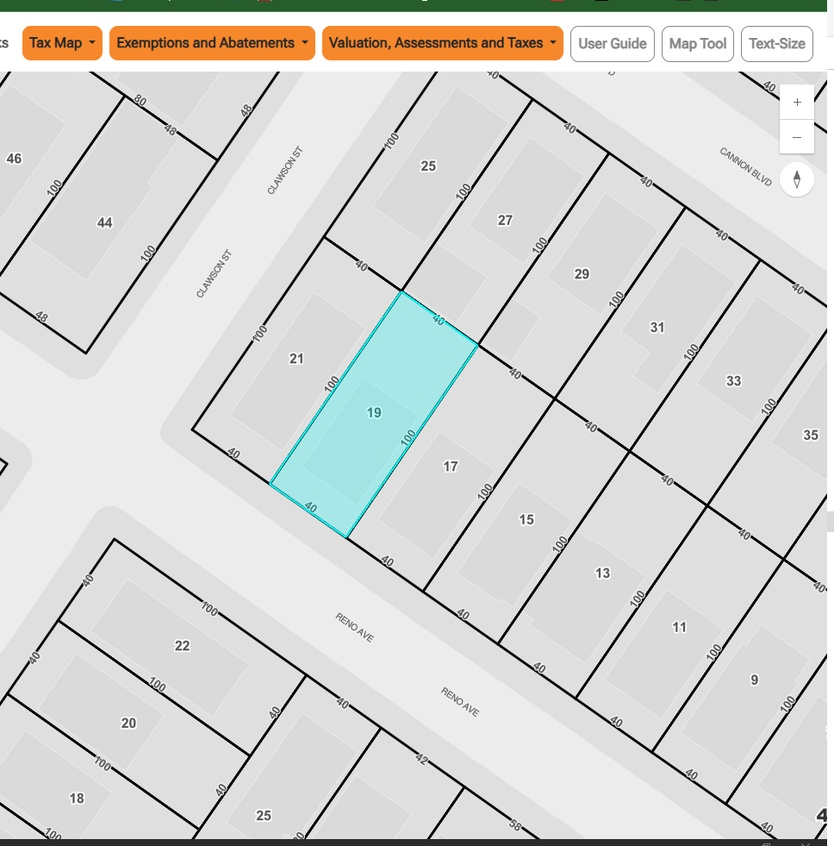
#> input picture tests/data/tax_map_staten_island_4252_19.jpg, 834 x 846 px, shrunk from 968 x 981 before the run
$ python -i front_street.py   (imports and definitions only)
#> lines starting #> are read from the running program, lines starting #| are printed output that depends on the picture
"""
Шаг 0: угол фронтальной улицы нашего лота к северу — оценкой по снимку карты.

Север на снимке tax map смотрит строго вверх. Угол — ориентация линии
улицы **по часовой стрелке от севера**, в градусах ``[0, 180)``: 0 — улица
идёт север–юг, 90 — запад–восток (у линии нет направления, поэтому 180).

Тот же угол в том же запросе называет и Vision-модель (соседи по карте);
здесь — две независимые программные оценки, чтобы было что сравнивать:

1. ``estimate_hough_lines`` — отрезки прямых (Canny + Hough, OpenCV, если
   установлен): доминирующее семейство направлений, взвешенное по длине.
2. ``estimate_structure_tensor`` — поле градиентов яркости (только numpy):
   структурный тензор даёт главную ось линий без поиска самих отрезков.

На реальной карте всегда есть ДВА перпендикулярных семейства линий
(улицы и авеню, фасады и боковые межи), поэтому глобальное среднее по всем
направлениям бессмысленно — оценки ищут семейство, а не среднее. Какое из
двух семейств — фронтальное, подсказывает сам снимок: за фасадной стороной
выделенного голубым участка лежит улица — одна огромная связная область
без меж через весь блок, а за боковыми и задней — соседние участки,
каждый областью размером с наш (``_parcel_anchor``). Яркость заливки не
подсказывает: на живых картах участки такие же серые, как улица. Без
голубой подсветки оценка отрезков честно берёт доминирующее семейство
сетки, а тензорная может отказаться (``None``) — это лучше выдуманного
числа.

Клиент сам сравнивает значения (JSON-кэш — ``map_angle_cache.py``) и
применяет самое точное; программа выбор за него не делает.
"""

from __future__ import annotations

import math
from pathlib import Path
from typing import Optional

#: Минимальная согласованность направлений внутри семейства, ниже — не верим.
_MIN_AGREEMENT = 0.5
#: Доля общей длины отрезков, которую должно держать доминирующее семейство.
_MIN_CLUSTER_SHARE = 0.35
#: Когерентность тензора без привязки к участку (смешанные семейства гасят её).
_MIN_COHERENCE = 0.15
#: Когерентность тензора по градиентам одного семейства.
_MIN_COHERENCE_FAMILY = 0.30
#: Улица за фасадной стороной — связная область без меж площадью заметно
#: больше самого участка (полоса через весь блок); соседний участок даёт
#: область примерно его размера. Порог — между этими масштабами.
_STREET_REGION_MIN_RATIO = 1.5


def normalize_line_angle(deg: float) -> float:
    """Ориентация линии — в ``[0, 180)``: у линии нет направления."""
    return float(deg) % 180.0


def angle_difference(a: float, b: float) -> float:
    """Расстояние между ориентациями линий, градусы ``[0, 90]``."""
    diff = abs(normalize_line_angle(a) - normalize_line_angle(b)) % 180.0
    return min(diff, 180.0 - diff)


def _bearing_from_image_dir(dx: float, dy: float) -> float:
    """
    Направление (dx, dy) в координатах картинки (y вниз) -> градусы по
    часовой от севера (север — вверх, (0, -1)).
    """
    return normalize_line_angle(math.degrees(math.atan2(dx, -dy)))


def _axis_deg_from_bearing(bearing_deg: float) -> float:
    """Обратное преобразование: азимут -> угол оси от оси X картинки (y вниз)."""
    rad = math.radians(float(bearing_deg))
    return math.degrees(math.atan2(-math.cos(rad), math.sin(rad)))


def _double_angle_mean(angles_deg, weights) -> tuple[float, float]:
    """Круговое среднее ориентаций линий (углы удваиваются: период 180)."""
    sx = sy = total = 0.0
    for angle, weight in zip(angles_deg, weights):
        doubled = math.radians(2.0 * float(angle))
        sx += math.cos(doubled) * float(weight)
        sy += math.sin(doubled) * float(weight)
        total += float(weight)
    if total <= 0:
        return 0.0, 0.0
    agreement = math.hypot(sx, sy) / total
    mean = 0.5 * math.degrees(math.atan2(sy, sx))
    return normalize_line_angle(mean), agreement


# [21 lines left out: function _dominant_cluster, not called in this run]


def _parcel_anchor(image) -> tuple[tuple[int, int, int, int] | None, float | None]:
    """
    Голубой участок на снимке: (рамка, азимут фронтального семейства | None).

    Кандидаты в семейства — главная ось контура участка и ось поперёк неё.
    Фронтальное — то, за крайней стороной которого лежит не соседний
    участок (связная область без меж размером с наш), а улица: одна
    огромная область через весь блок. Проба яркостью здесь не работает:
    на живых tax map заливка участков такая же серая, как улица, и проба
    честно называла «улицей» боковые стороны (живой случай 25.11.2026,
    Reno Ave: обе оценки ушли на перпендикулярное семейство — 34° вместо
    125°). Угловой участок смотрит на улицу двумя семействами — берём то,
    у которого длиннее фасад. Не вышло — None: оценки тогда обойдутся без
    привязки к фасаду.
    """
    try:
        import numpy as np

        arr = np.asarray(image.convert("RGB")).astype(np.int32)
        if arr.ndim != 3 or arr.shape[2] < 3:
            return None, None
        red, green, blue = arr[..., 0], arr[..., 1], arr[..., 2]
        cyan = (green - red > 25) & (blue - red > 25) & (green > 120)
        if int(cyan.sum()) < 300:
            return None, None
        mask = cyan
        try:
            import cv2

            count, labels, stats, _centroids = cv2.connectedComponentsWithStats(
                cyan.astype(np.uint8), 8)
            if count > 1:
                biggest = 1 + int(np.argmax(stats[1:, cv2.CC_STAT_AREA]))
                mask = labels == biggest
                if int(mask.sum()) < 300:
                    return None, None
        except Exception:  # noqa: BLE001 - без OpenCV берём всю подсветку как есть
            pass
        ys, xs = np.nonzero(mask)
        bbox = (int(xs.min()), int(ys.min()), int(xs.max()), int(ys.max()))

        # Семейства-кандидаты: стороны описанного прямоугольника участка.
        # Тензор по маске здесь ненадёжен: подписи внутри участка и
        # скруглённые углы делают его почти изотропным.
        family_a: float | None = None
        try:
            import cv2

            contours, _hierarchy = cv2.findContours(
                mask.astype(np.uint8), cv2.RETR_EXTERNAL, cv2.CHAIN_APPROX_SIMPLE)
            if contours:
                contour = max(contours, key=cv2.contourArea)
                points = np.asarray(
                    cv2.boxPoints(cv2.minAreaRect(contour)), dtype=np.float64,
                ).reshape(4, 2)
                for i in range(4):
                    x1, y1 = points[i]
                    x2, y2 = points[(i + 1) % 4]
                    if math.hypot(float(x2 - x1), float(y2 - y1)) >= 20.0:
                        family_a = _bearing_from_image_dir(
                            float(x2 - x1), float(y2 - y1))
                        break
        except Exception:  # noqa: BLE001 - нет OpenCV: семейства не знаем
            family_a = None
        if family_a is None:
            return bbox, None
        candidates = (family_a, normalize_line_angle(family_a + 90.0))

        luminance = arr.mean(axis=2)
        height, width = luminance.shape
        xf = xs.astype(np.float64)
        yf = ys.astype(np.float64)

        # Области без меж: тёмные линии (и подписи) — перегородки, чуть
        # расширенные, чтобы цифры размеров на линиях не пробивали дыр.
        try:
            import cv2

            sealed = cv2.dilate(
                (luminance < 120).astype(np.uint8), np.ones((5, 5), np.uint8))
            _count, regions, region_stats, _centroids = (
                cv2.connectedComponentsWithStats((1 - sealed).astype(np.uint8), 8))
        except Exception:  # noqa: BLE001 - нет OpenCV: фронта не знаем
            return bbox, None
        parcel_area = float(mask.sum())

        def _outside_region(family: float, proj_l, proj_n, lx, ly, nx, ny,
                            side: float) -> tuple[float, float]:
            """(площадь области за стороной, её доля в пробе); (0, 0) — нет данных."""
            extreme = float(proj_n.max() if side > 0 else proj_n.min())
            span = float(proj_l.max() - proj_l.min())
            labels: list[int] = []
            for offset in (6.0, 10.0, 14.0, 18.0, 22.0):
                for fraction in np.linspace(0.06, 0.94, 30):
                    along = float(proj_l.min()) + float(fraction) * span
                    normal_at = extreme + side * offset
                    px = int(round(lx * along + nx * normal_at))
                    py = int(round(ly * along + ny * normal_at))
                    if 0 <= px < width and 0 <= py < height:
                        label = int(regions[py, px])
                        if label > 0:
                            labels.append(label)
            if not labels:
                return 0.0, 0.0
            values, counts = np.unique(labels, return_counts=True)
            top = int(np.argmax(counts))
            area = float(region_stats[int(values[top]), cv2.CC_STAT_AREA])
            return area, float(counts[top]) / len(labels)

        best: tuple[float, float] | None = None  # (длина фасада, семейство)
        for family in candidates:
            rad = math.radians(family)
            lx, ly = math.sin(rad), -math.cos(rad)   # вдоль улицы
            nx, ny = math.cos(rad), math.sin(rad)    # поперёк улицы
            proj_l = xf * lx + yf * ly
            proj_n = xf * nx + yf * ny
            for side in (-1.0, 1.0):
                area, cover = _outside_region(family, proj_l, proj_n, lx, ly, nx, ny, side)
                if area >= _STREET_REGION_MIN_RATIO * parcel_area and cover >= 0.5:
                    extent = float(proj_l.max() - proj_l.min())
                    if best is None or extent > best[0]:
                        best = (extent, family)
                    break
        return bbox, (best[1] if best else None)
    except Exception:  # noqa: BLE001 - якорь необязателен, падение = без якоря
        return None, None


def _image_angle_from_axis_deg(axis_deg_from_x: float) -> float:
    """Угол оси от оси X картинки (y вниз) -> ориентация к северу."""
    rad = math.radians(axis_deg_from_x)
    return _bearing_from_image_dir(math.cos(rad), math.sin(rad))


def estimate_structure_tensor(image) -> Optional[float]:
    """
    Главная ориентация линий по полю градиентов (numpy, без OpenCV).

    Градиент поперёк линии, поэтому ось линий — главная ось тензора минус
    90°. Считаем по окрестности голубого участка и, если фронтальное
    семейство известно, только по градиентам поперёк него: смешанные
    семейства на реальной карте иначе дают ось «между» ними. Когерентность
    ниже порога — честный ``None``.
    """
    try:
        import numpy as np
        from PIL import ImageFilter

        bbox, front = _parcel_anchor(image)
        view = image
        if bbox is not None:
            x0, y0, x1, y1 = bbox
            pad_x = int(0.6 * max(1, x1 - x0))
            pad_y = int(0.6 * max(1, y1 - y0))
            view = image.crop((
                max(0, x0 - pad_x), max(0, y0 - pad_y),
                min(image.width, x1 + pad_x), min(image.height, y1 + pad_y),
            ))
        # Сглаживание обязательно: без него дискретные градиенты диагональных
        # линий дают систематический сдвиг оси (на синтетике — до 8°).
        gray = np.asarray(view.convert("L").filter(ImageFilter.GaussianBlur(2)), dtype=np.float64)
        if gray.size == 0 or float(gray.max()) == float(gray.min()):
            return None
        gy, gx = np.gradient(gray)
        mag = np.hypot(gx, gy)
        if float(mag.max()) <= 0:
            return None
        # Только заметные границы: слабые градиенты — шум заливок и подписей.
        threshold = float(np.percentile(mag, 90))
        mask = mag >= max(threshold, 1e-9)
        if int(mask.sum()) < 50:
            return None
        gx_s, gy_s = gx[mask], gy[mask]
        weight = mag[mask] ** 2

        if front is not None:
            # Оставляем градиенты поперёк фронтального семейства (±20°).
            target_axis = (_axis_deg_from_bearing(front) + 90.0) % 180.0
            axes = np.degrees(np.arctan2(gy_s, gx_s)) % 180.0
            diff = np.abs(axes - target_axis) % 180.0
            diff = np.minimum(diff, 180.0 - diff)
            chosen = diff <= 20.0
            if float(weight[chosen].sum()) < 0.08 * float(weight.sum()):
                return None
            gx_s, gy_s, weight = gx_s[chosen], gy_s[chosen], weight[chosen]
            min_coherence = _MIN_COHERENCE_FAMILY
        else:
            min_coherence = _MIN_COHERENCE

        sxx = float(np.sum(weight * gx_s ** 2))
        syy = float(np.sum(weight * gy_s ** 2))
        sxy = float(np.sum(weight * gx_s * gy_s))
        total = sxx + syy
        if total <= 0:
            return None
        coherence = math.hypot(sxx - syy, 2.0 * sxy) / total
        if coherence < min_coherence:
            return None
        grad_axis = 0.5 * math.degrees(math.atan2(2.0 * sxy, sxx - syy))
        line_axis = grad_axis + 90.0
        return round(_image_angle_from_axis_deg(line_axis), 1)
    except Exception:  # noqa: BLE001 - оценка необязательна, падение = None
        return None


def estimate_hough_lines(image) -> Optional[float]:
    """
    Ориентация по отрезкам прямых (OpenCV Hough). Нет OpenCV — ``None``.

    Длинные отрезки весят больше: границы участков и бордюры улиц длиннее
    подписей. Берём не среднее по всем отрезкам (два перпендикулярных
    семейства его уводят), а отрезки фронтального семейства — если голубой
    участок нашёлся; иначе доминирующее семейство сетки. Слабая
    согласованность внутри семейства — ``None``.
    """
    try:
        import cv2
        import numpy as np

        gray = cv2.cvtColor(np.asarray(image.convert("RGB")), cv2.COLOR_RGB2GRAY)
        height, width = gray.shape[:2]
        min_dim = max(1, min(height, width))
        blurred = cv2.GaussianBlur(gray, (3, 3), 0)
        edges = cv2.Canny(blurred, 50, 150)
        segments = cv2.HoughLinesP(
            edges, 1.0, math.pi / 180.0,
            threshold=max(50, min_dim // 10),
            minLineLength=max(40, min_dim // 7),
            maxLineGap=12,
        )
        if segments is None or len(segments) == 0:
            return None
        angles: list[float] = []
        weights: list[float] = []
        # OpenCV 4: (N, 1, 4); OpenCV 5: (N, 4) — приводим к списку четвёрок.
        for x1, y1, x2, y2 in segments.reshape(-1, 4):
            dx, dy = float(x2 - x1), float(y2 - y1)
            length = math.hypot(dx, dy)
            if length <= 0:
                continue
            axis = math.degrees(math.atan2(dy, dx))
            angles.append(_image_angle_from_axis_deg(axis))
            weights.append(length)
        total_length = float(sum(weights))
        if not angles or total_length < 100.0:
            return None

        _bbox, front = _parcel_anchor(image)
        if front is not None:
            chosen = [(a, w) for a, w in zip(angles, weights)
                      if angle_difference(a, front) <= 12.0]
            chosen_length = float(sum(w for _, w in chosen))
            if chosen_length >= max(120.0, 0.10 * total_length):
                mean, agreement = _double_angle_mean(
                    [a for a, _ in chosen], [w for _, w in chosen])
                if agreement >= _MIN_AGREEMENT:
                    return round(mean, 1)
            # Якорь есть, а его семейство отрезками не подтверждается —
            # доминирующий кластер мог бы увести на поперечную улицу.
            return None

        mean, agreement, share = _dominant_cluster(angles, weights)
        if share < _MIN_CLUSTER_SHARE or agreement < _MIN_AGREEMENT:
            return None
        return round(mean, 1)
    except Exception:  # noqa: BLE001 - нет OpenCV или отрезков: честный None
        return None


def estimate_all(image_path: str | Path) -> dict[str, Optional[float]]:
    """
    Все программные оценки угла по снимку карты.

    Ключи стабильны — по ним пишется JSON-кэш (``map_angle_cache.py``):
    ``python_hough_lines`` и ``python_structure_tensor``.
    """
    result: dict[str, Optional[float]] = {
        "python_hough_lines": None,
        "python_structure_tensor": None,
    }
    try:
        from PIL import Image

        with Image.open(image_path) as source:
#> source is the input picture: PIL image 834x846 RGB; mean R, G, B 213.6, 214.2, 211.4
            image = source.convert("RGB")
    except Exception:  # noqa: BLE001 - снимка нет: оценки нет, а не авария
        return result
    result["python_hough_lines"] = estimate_hough_lines(image)
#> in estimate_hough_lines, `edges = cv2.Canny(blurred, 50, 150)`:
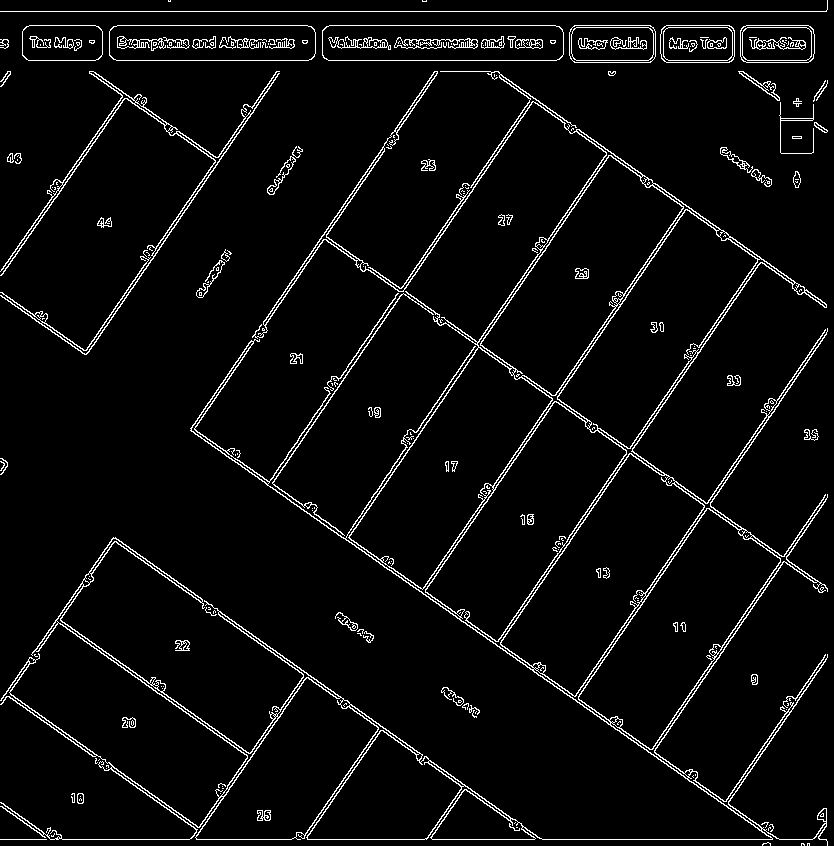
#> edges: shape (846, 834); 4.5% white in thin lines or dots
#> in estimate_hough_lines, `segments = cv2.HoughLinesP( edges, 1.0, math.pi / 180.0, threshold=max..`: segments = 101 rows, first 6: [116, 60, 308, 60], [0, 11, 826, 11], [329, 25, 555, 25], [0, 839, 826, 839], [293, 499, 777, 838], [190, 430, 771, 837]
#> the loop in estimate_hough_lines, `for x1, y1, x2, y2 in segments.reshape(-1, 4):` made 101 passes
#> (x1, y1, x2, y2, dx, dy, length, axis) on passes 1 to 8: (116, 60, 308, 60, 192, 0, 192, 0), (0, 11, 826, 11, 826, 0, 826, 0), (329, 25, 555, 25, 226, 0, 226, 0), (0, 839, 826, 839, 826, 0, 826, 0), (293, 499, 777, 838, 484, 339, 590.9, 35.01), (190, 430, 771, 837, 581, 407, 709.4, 35.01), (323, 235, 827, 588, 504, 353, 615.3, 35.01), (266, 484, 770, 837, 504, 353, 615.3, 35.01)
#> after the loop in estimate_hough_lines, `for x1, y1, x2, y2 in segments.reshape(-1, 4):`: angles = 101 values, max 125.2 at index 98, min 33.9 at index 59, mean 70.66; weights = 101 values, max 826 at index 1, min 144.8 at index 48, mean 302.5
#> in estimate_hough_lines, `total_length = float(sum(weights))`: total_length = 30547.6
#> in _parcel_anchor, `red, green, blue = arr[..., 0], arr[..., 1], arr[..., 2]`:
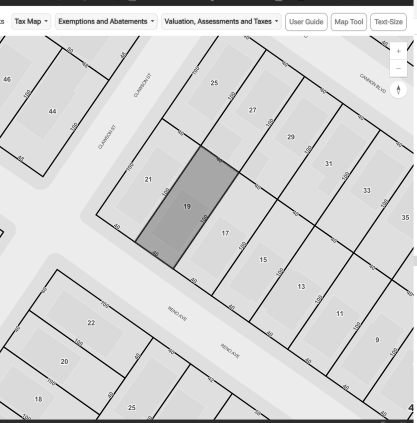
#> red: shape (846, 834) int32 (shown at 1/2 size); min 0, max 255, mean 213.6
#> in _parcel_anchor, `red, green, blue = arr[..., 0], arr[..., 1], arr[..., 2]`:
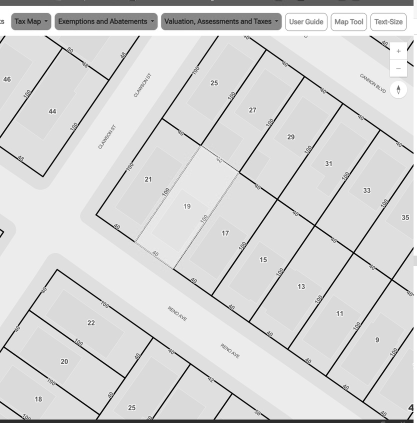
#> green: shape (846, 834) int32 (shown at 1/2 size); min 0, max 255, mean 214.2
#> in _parcel_anchor, `red, green, blue = arr[..., 0], arr[..., 1], arr[..., 2]`:
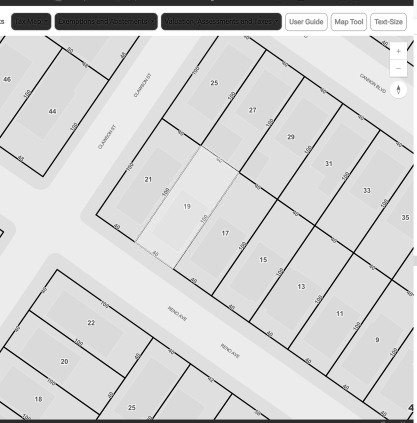
#> blue: shape (846, 834) int32 (shown at 1/2 size); min 0, max 255, mean 211.4
#> in _parcel_anchor, `count, labels, stats, _centroids = cv2.connectedComponentsWithStats( c..`:
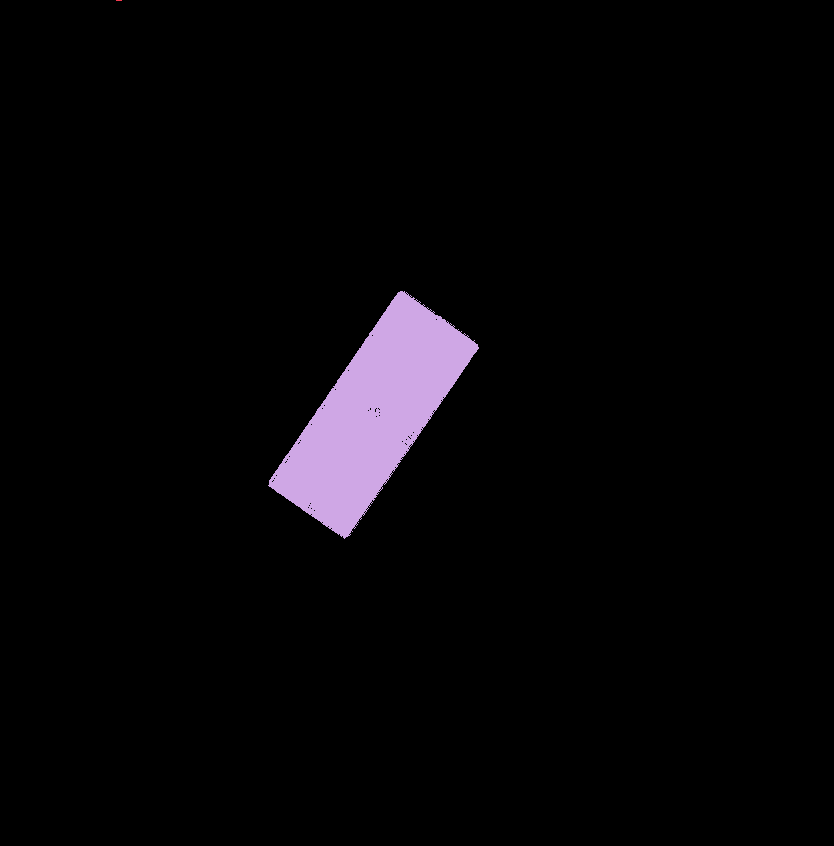
#> labels: shape (846, 834) int32; 3 distinct labels, from 0 to 2; one colour per label, 0 black
#> in _parcel_anchor, `count, labels, stats, _centroids = cv2.connectedComponentsWithStats( c..`: count = 3; stats = [[0, 0, 834, 846, 682522], [116, 0, 6, 1, 6], [268, 291, 211, 248, 23036]]
#> in _parcel_anchor, `biggest = 1 + int(np.argmax(stats[1:, cv2.CC_STAT_AREA]))`: biggest = 2
#> (the rest of the program and of its run is left out)
